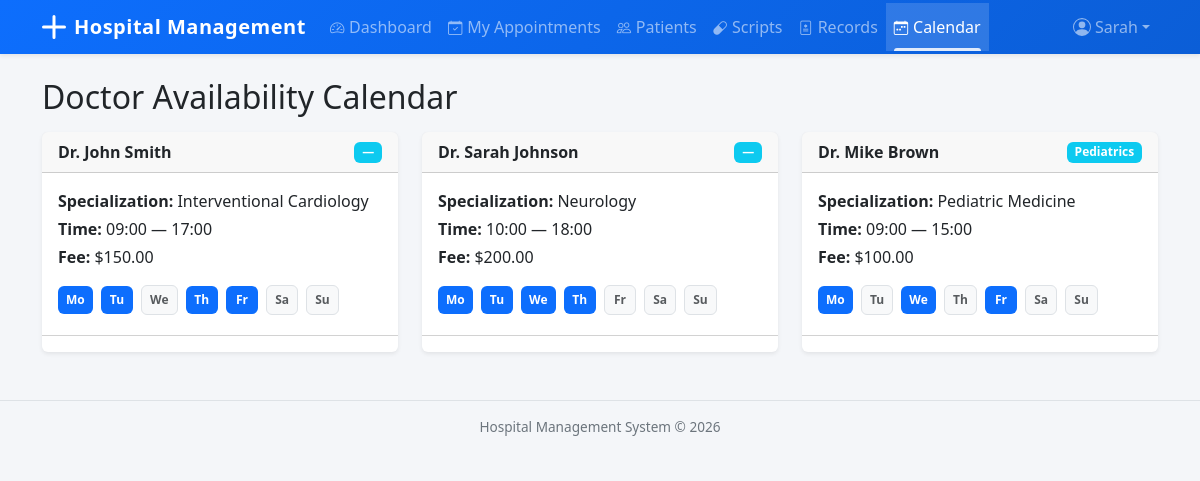
Page /doctors/calendar/ (signed in) on the committed database.
### accounts/models.py (models this page shows, shortened)
class User(AbstractUser):
    class Role(models.TextChoices):
        ADMIN = 'Admin', 'Admin'
        DOCTOR = 'Doctor', 'Doctor'
        RECEPTIONIST = 'Receptionist', 'Receptionist'
    role = models.CharField(max_length=20, choices=Role.choices, default=Role.RECEPTIONIST)
    phone_number = models.CharField(max_length=15, blank=True)

### doctors/models.py (models this page shows)
class Doctor(models.Model):
    user = models.OneToOneField(settings.AUTH_USER_MODEL, on_delete=models.CASCADE)
    department = models.ForeignKey(
        'departments.Department', on_delete=models.SET_NULL,
        null=True, blank=True, related_name='doctors'
    )
    specialization = models.CharField(max_length=100)
    qualification = models.CharField(max_length=200)
    experience_years = models.PositiveIntegerField(default=0)
    consultation_fee = models.DecimalField(max_digits=10, decimal_places=2, default=0)
    available_days = models.CharField(
        max_length=100,
        help_text="Comma-separated days (e.g., Monday,Tuesday,Wednesday)"
    )
    available_time_start = models.TimeField(null=True, blank=True)
    available_time_end = models.TimeField(null=True, blank=True)
    is_active = models.BooleanField(default=True)
    class Meta:
        ordering = ['id']
    def __str__(self):
        return f"Dr. {self.user.get_full_name() or self.user.username}"

### departments/models.py (models this page shows)
class Department(models.Model):
    name = models.CharField(max_length=100, unique=True)
    description = models.TextField(blank=True)
    head_of_department = models.ForeignKey(
        'doctors.Doctor', on_delete=models.SET_NULL,
        null=True, blank=True, related_name='headed_departments'
    )
    class Meta:
        ordering = ['name']
    def __str__(self):
        return self.name

### doctors/views.py (the view)
# urls.py: path('calendar/', views.doctor_calendar, name='doctor_calendar'),
@login_required
def doctor_calendar(request):
    doctors = Doctor.objects.filter(is_active=True).select_related('department', 'user')
    for doc in doctors:
        doc.day_list = [d.strip() for d in doc.available_days.split(',')] if doc.available_days else []
    weekdays = ['Monday', 'Tuesday', 'Wednesday', 'Thursday', 'Friday', 'Saturday', 'Sunday']
    return render(request, 'doctors/doctor_calendar.html', {
        'doctors': doctors,
        'weekdays': weekdays,
    })

### templates/doctors/doctor_calendar.html (shortened to what this page needs)
{% extends 'base.html' %}
{% block content %}
<h2>Doctor Availability Calendar</h2>
<div class="row mt-3">
    {% for doctor in doctors %}
    <div class="col-md-6 col-lg-4 mb-3">
        <div class="card h-100">
            <div class="card-header d-flex justify-content-between align-items-center">
                <strong>{{ doctor }}</strong>
                <span class="badge bg-info">{{ doctor.department|default:"—" }}</span>
            </div>
            <div class="card-body">
                <p class="mb-1"><strong>Specialization:</strong> {{ doctor.specialization }}</p>
                <p class="mb-1"><strong>Time:</strong> {{ doctor.available_time_start|time:"H:i"|default:"—" }} — {{ doctor.available_time_end|time:"H:i"|default:"—" }}</p>
                <p class="mb-1"><strong>Fee:</strong> ${{ doctor.consultation_fee }}</p>
                <div class="mt-3">
                    {% for d in weekdays %}
                    <span class="badge {% if d in doctor.day_list %}bg-primary{% else %}bg-light text-muted border{% endif %} p-2 me-1 mb-1" style="min-width:32px;">
                        {{ d|slice:":2" }}
                    </span>
                    {% endfor %}
                </div>
            </div>
            <div class="card-footer bg-transparent">
            </div>
        </div>
    </div>
    {% empty %}
    <div class="col"><p class="text-muted">No active doctors found.</p></div>
    {% endfor %}
</div>
{% endblock %}

### templates/base.html (shortened to what this page needs)
<!DOCTYPE html>
<html lang="en">
<head>
    <link href="https://cdn.jsdelivr.net/npm/bootstrap@5.3.0/dist/css/bootstrap.min.css" rel="stylesheet">
    <link rel="stylesheet" href="https://cdn.jsdelivr.net/npm/bootstrap-icons@1.11.3/font/bootstrap-icons.min.css">
</head>
<body>
    <nav class="navbar navbar-expand-lg navbar-dark bg-primary shadow-sm">
        <div class="container">
            <a class="navbar-brand d-flex align-items-center" href="{% url 'dashboard_redirect' %}">
                <svg xmlns="http://www.w3.org/2000/svg" width="24" height="24" fill="currentColor" class="me-2" viewBox="0 0 16 16">
                    <path d="M8 0a1 1 0 0 1 1 1v6h6a1 1 0 1 1 0 2H9v6a1 1 0 1 1-2 0V9H1a1 1 0 0 1 0-2h6V1a1 1 0 0 1 1-1z"/>
                </svg>
                <span class="d-none d-sm-inline">Hospital Management</span><span class="d-sm-none">HMS</span>
            </a>
            <div class="collapse navbar-collapse" id="navbarNav">
                {% if user.is_authenticated %}
                <ul class="navbar-nav me-auto">
                    {% if user.role == 'Admin' %}
                    <li class="nav-item"><a class="nav-link{% if request.resolver_match.url_name == 'admin_dashboard' %} active{% endif %}" href="{% url 'admin_dashboard' %}"><i class="bi bi-speedometer2 nav-icon"></i>Dashboard</a></li>
                    <li class="nav-item"><a class="nav-link{% if request.resolver_match.url_name == 'department_list' %} active{% endif %}" href="{% url 'department_list' %}"><i class="bi bi-building nav-icon"></i>Departments</a></li>
                    <li class="nav-item"><a class="nav-link{% if 'doctor' in request.resolver_match.url_name %} active{% endif %}" href="{% url 'doctor_list' %}"><i class="bi bi-person-badge nav-icon"></i>Doctors</a></li>
                    <li class="nav-item"><a class="nav-link{% if 'patient' in request.resolver_match.url_name %} active{% endif %}" href="{% url 'patient_list' %}"><i class="bi bi-people nav-icon"></i>Patients</a></li>
                    <li class="nav-item"><a class="nav-link{% if 'appointment' in request.resolver_match.url_name %} active{% endif %}" href="{% url 'appointment_list' %}"><i class="bi bi-calendar-check nav-icon"></i>Appointments</a></li>
                    <li class="nav-item"><a class="nav-link{% if 'prescription' in request.resolver_match.url_name %} active{% endif %}" href="{% url 'prescription_list' %}"><i class="bi bi-capsule nav-icon"></i>Prescriptions</a></li>
                    <li class="nav-item"><a class="nav-link{% if 'record' in request.resolver_match.url_name %} active{% endif %}" href="{% url 'medical_record_list' %}"><i class="bi bi-file-medical nav-icon"></i>Records</a></li>
                    <li class="nav-item"><a class="nav-link{% if 'report' in request.resolver_match.url_name %} active{% endif %}" href="{% url 'patient_report' %}"><i class="bi bi-graph-up nav-icon"></i>Reports</a></li>
                    <li class="nav-item"><a class="nav-link{% if 'calendar' in request.resolver_match.url_name %} active{% endif %}" href="{% url 'doctor_calendar' %}"><i class="bi bi-calendar-week nav-icon"></i>Calendar</a></li>
                    {% elif user.role == 'Doctor' %}
                    <li class="nav-item"><a class="nav-link{% if request.resolver_match.url_name == 'doctor_dashboard' %} active{% endif %}" href="{% url 'doctor_dashboard' %}"><i class="bi bi-speedometer2 nav-icon"></i>Dashboard</a></li>
                    <li class="nav-item"><a class="nav-link" href="{% url 'doctor_appointments' %}"><i class="bi bi-calendar-check nav-icon"></i>My Appointments</a></li>
                    <li class="nav-item"><a class="nav-link{% if 'patient' in request.resolver_match.url_name %} active{% endif %}" href="{% url 'patient_list' %}"><i class="bi bi-people nav-icon"></i>Patients</a></li>
                    <li class="nav-item"><a class="nav-link{% if request.resolver_match.url_name == 'doctor_prescriptions' %} active{% endif %}" href="{% url 'doctor_prescriptions' %}"><i class="bi bi-capsule nav-icon"></i>Scripts</a></li>
                    <li class="nav-item"><a class="nav-link" href="{% url 'doctor_medical_records' %}"><i class="bi bi-file-medical nav-icon"></i>Records</a></li>
                    <li class="nav-item"><a class="nav-link{% if 'calendar' in request.resolver_match.url_name %} active{% endif %}" href="{% url 'doctor_calendar' %}"><i class="bi bi-calendar-week nav-icon"></i>Calendar</a></li>
                    {% endif %}
                </ul>
                <ul class="navbar-nav">
                    <li class="nav-item dropdown">
                        <a class="nav-link dropdown-toggle d-flex align-items-center" href="#" role="button" data-bs-toggle="dropdown">
                            <span class="d-none d-md-inline">{{ user.get_short_name|default:user.username }}</span>
                        </a>
                    </li>
                </ul>
                {% endif %}
            </div>
        </div>
    </nav>
    <div class="container mt-4">
        {% block content %}{% endblock %}
    </div>
    <footer class="footer text-center">
        <div class="container">
            Hospital Management System &copy; {% now "Y" %}
        </div>
    </footer>
</body>
</html>

### templates/base.html (style rules this page uses)
body { background-color: #f4f6f9; }
.navbar { padding-top: 0; padding-bottom: 0; background: linear-gradient(135deg, #0d6efd 0%, #0b5ed7 100%); }
.navbar-brand { font-weight: 700; letter-spacing: 0.5px; padding-top: 0.75rem; padding-bottom: 0.75rem; }
.navbar .nav-link { padding-top: 0.75rem; padding-bottom: 0.75rem; position: relative; transition: background-color 0.15s; }
.navbar .nav-link.active { background-color: rgba(255,255,255,0.15); }
.navbar .nav-link.active::after { content: ''; position: absolute; bottom: 0; left: 0.5rem; right: 0.5rem; height: 3px; background: rgba(255,255,255,0.85); border-radius: 3px 3px 0 0; }
.card { border: none; box-shadow: 0 0.125rem 0.25rem rgba(0,0,0,0.075); transition: box-shadow 0.2s; }
.footer { font-size: 0.85rem; color: #6c757d; border-top: 1px solid #dee2e6; padding: 1rem 0; margin-top: 2rem; }
.nav-icon { margin-right: 0.3rem; font-size: 0.9rem; }

### rows in the picture
User: get_short_name "Sarah"
Doctor: user.last_name "Dr. John Smith", department "—", specialization "Interventional Cardiology", available_time_start "09:00", available_time_end "17:00", consultation_fee "150.00", weekdays "Mo" "Tu" "We" "Th" "Fr" "Sa" "Su"
Doctor: user.last_name "Dr. Sarah Johnson", department "—", specialization "Neurology", available_time_start "10:00", available_time_end "18:00", consultation_fee "200.00", weekdays "Mo" "Tu" "We" "Th" "Fr" "Sa" "Su"
Doctor: user.last_name "Dr. Mike Brown", department "Pediatrics", specialization "Pediatric Medicine", available_time_start "09:00", available_time_end "15:00", consultation_fee "100.00", weekdays "Mo" "Tu" "We" "Th" "Fr" "Sa" "Su"
